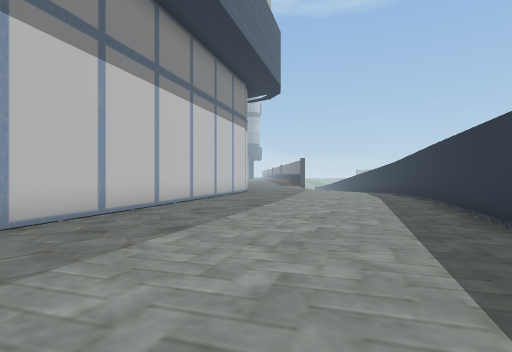
view 1 (above)

24 first-person views from a walk through a Unity game level. The camera is 1.5 m above the floor, looks level and sees 80° across. The floor is counted in squares, 2 m on a side. Each view is taken from the middle of a square. On the plan, view 1 faces up. The plan holds only what a view shows up to about 10 squares ahead; the rest is blank. The place goes on beyond the plan.

view 2
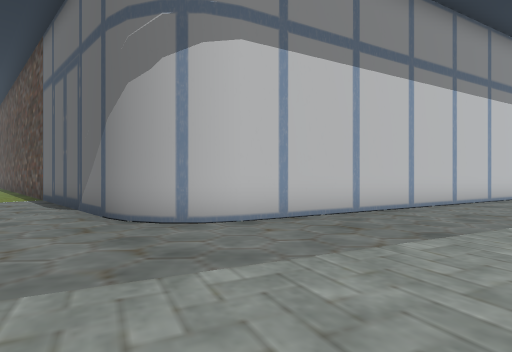

view 3
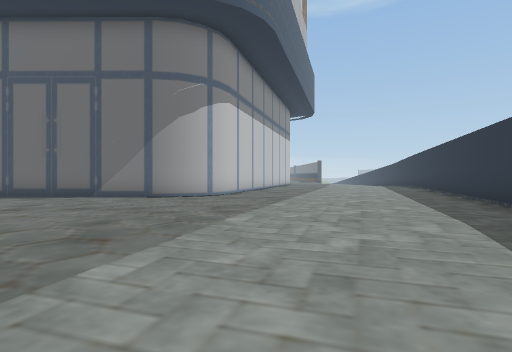

view 4
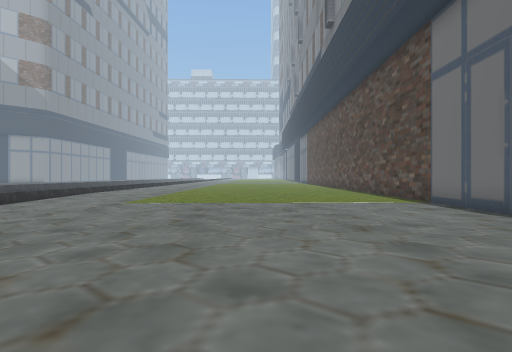

view 5
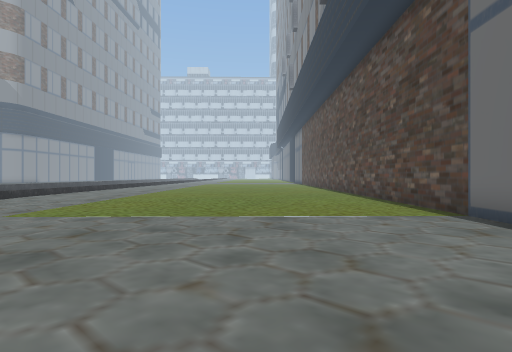

view 6
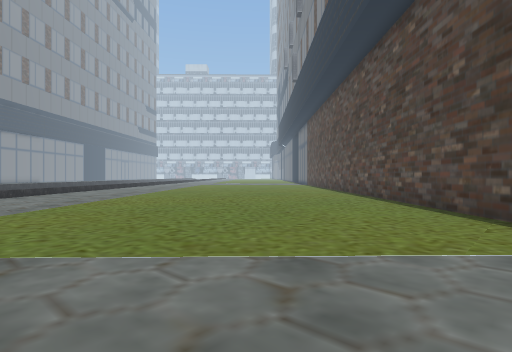

view 7
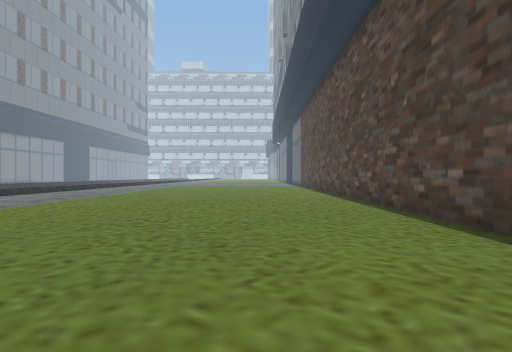

view 8
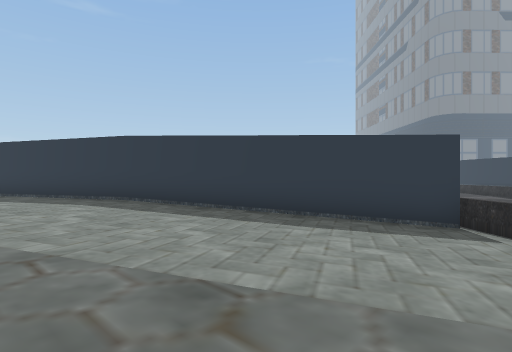

view 9
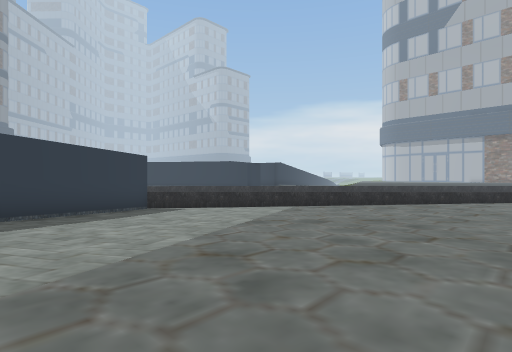

view 10
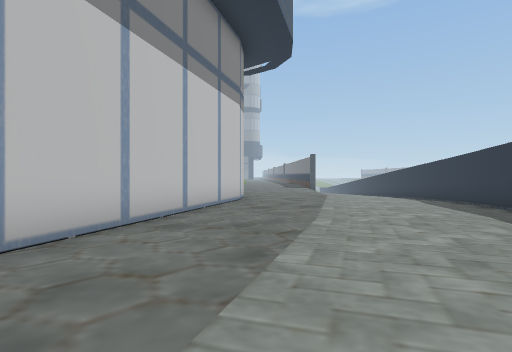

view 11
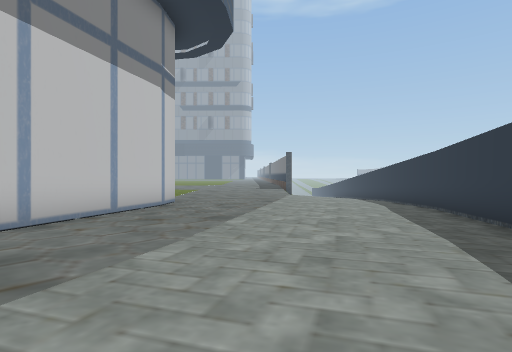

view 12
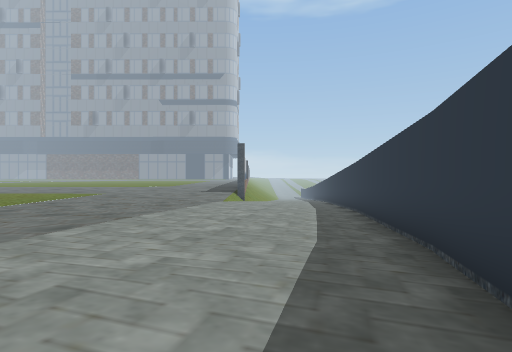

view 13
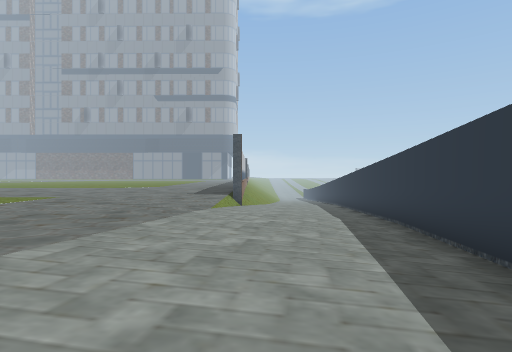

view 14
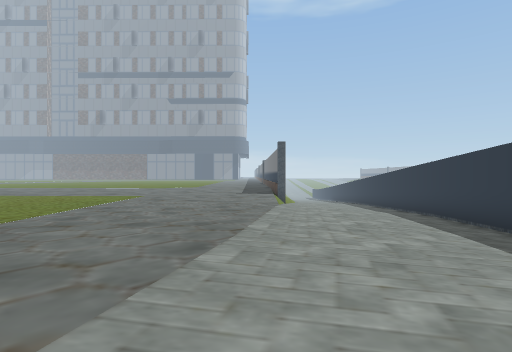

view 15
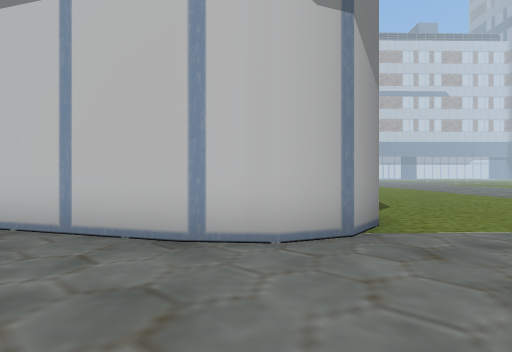

view 16
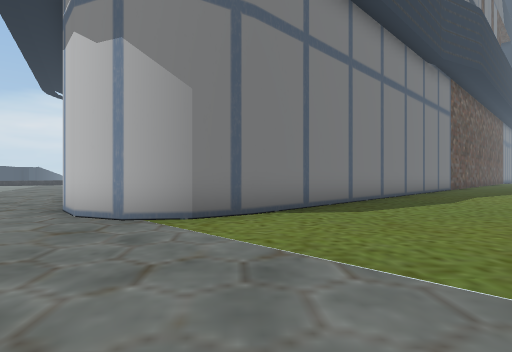

view 17
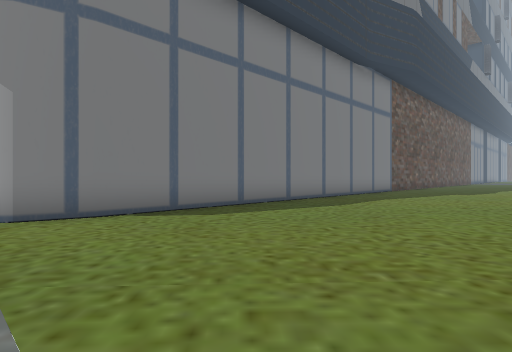

view 18
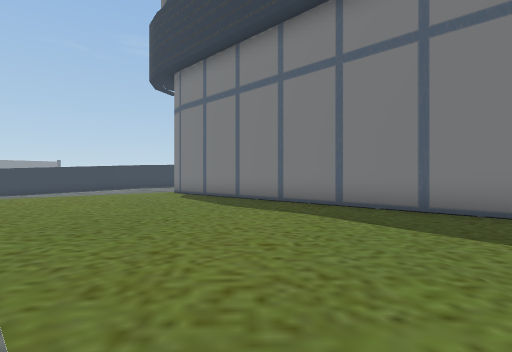

view 19
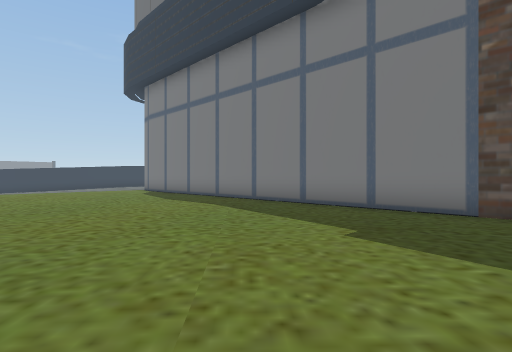

view 20
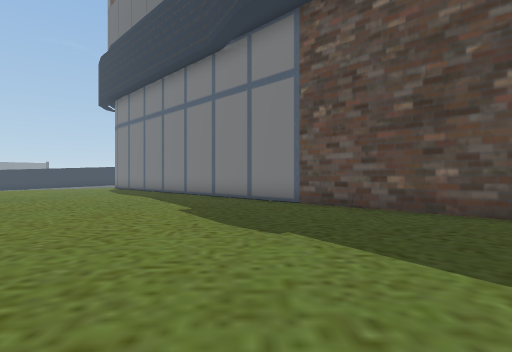

view 21
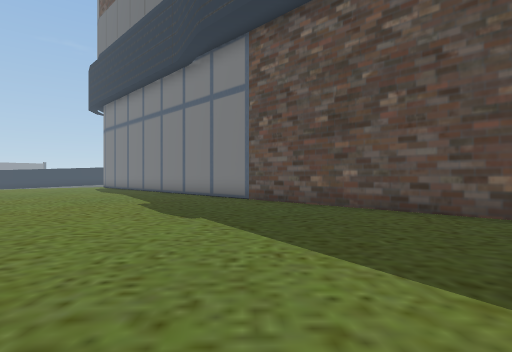

view 22
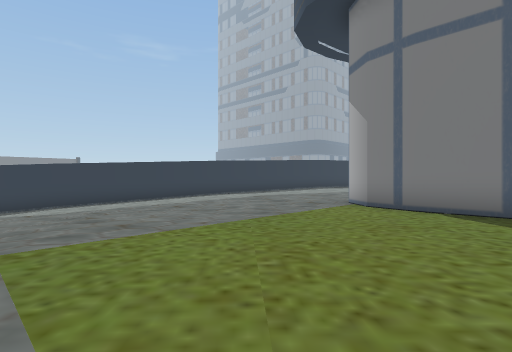

view 23
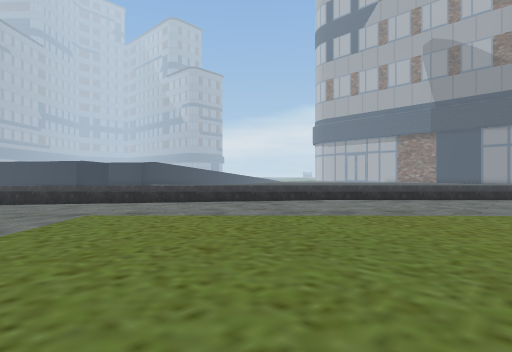

view 24
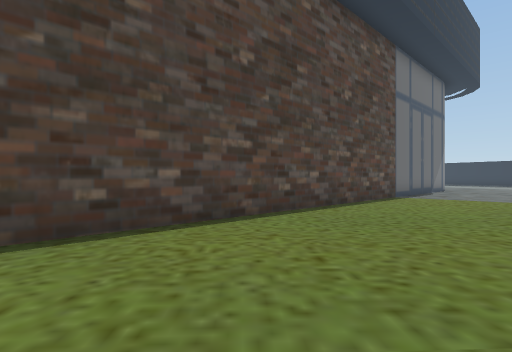

### Floor plan
Key: @ floor where view 1 was taken; # wall or solid block; . main floor; - floor 0.25 m lower than the main floor; _ floor 0.5 m lower than the main floor; < floor 0.75 m lower than the main floor; ( floor 1 m lower than the main floor; ! floor 1.25 m lower than the main floor; / step, stairs or slope; = window, fence, low wall or low ledge; v drop or lower ground.
Columns run from 23 left of view 1 to 8 right of it. Each row starts with its distance up from view 1.
 25 ...............   ....---__//(!!
 24 .......................---_///(!
 23 .......................---_////(
 22 .......................---__///(
 21 .......................----_//<#
 20 .......................-----_/_#
 19  ......................-----___#
 18  #####################.-...--__#
 17                      ##....--__#
 16                       #....---#
 15                       #....---#
 14                       #....---#
 13                      ##.....--#
 12                      #.......#
 11                      #.......#
 10                     ##.......#
  9                     #........#
  8                     #.......#
  7                     #.......#
  6                    ##......#
  5                    #.......#
  4                    #.......#
  3 ######           ###......#
  2 .....#############........#
  1 ..........................#
  0 .......................@.#
 -1 .........................#
 -2 .........................#
 -3  .......................#
 -4  .......................#
 -5  ................-------#
 -6  ...........-----------#
 -7  ...........---------_-#
 -8  ..........--------____#
 -9  ........------_______#
-10 ........------________#
-11 vvvvvvv____========v===

Where each view was taken, in squares from view 1:
view 1: 0 up, 0 right, facing up
view 2: 0 up, 0 right, facing up-left
view 3: 7 down, 3 left, facing up
view 4: 3 down, 3 left, facing left
view 5: 2 down, 6 left, facing left
view 6: 2 down, 9 left, facing left
view 7: 1 down, 12 left, facing left
view 8: 7 down, 7 left, facing right
view 9: 1 down, 5 left, facing down
view 10: 5 up, 0 right, facing up
view 11: 7 up, 2 right, facing up
view 12: 12 up, 5 right, facing up
view 13: 15 up, 5 right, facing up
view 14: 13 up, 3 right, facing up
view 15: 16 up, 3 right, facing left
view 16: 22 up, 1 right, facing down-left
view 17: 24 up, 1 left, facing down-left
view 18: 25 up, 14 left, facing down-right
view 19: 25 up, 17 left, facing down-right
view 20: 25 up, 21 left, facing down-right
view 21: 25 up, 23 left, facing down-right
view 22: 25 up, 5 left, facing down-right
view 23: 1 down, 15 left, facing down
view 24: 2 down, 23 left, facing up-right
